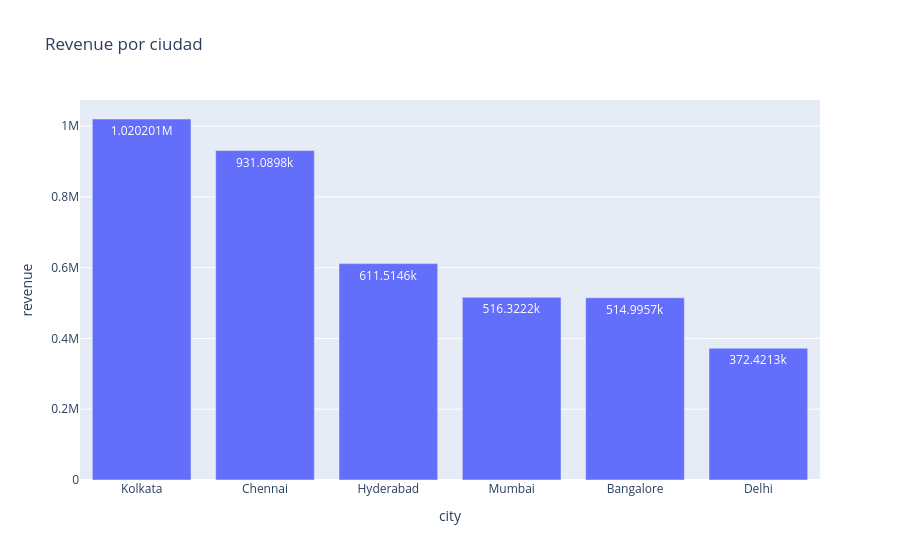

Notebook code cell kept with this figure:
### Code cell
fig = px.bar(
    city_sales,
    x="city",
    y="revenue",
    title="Revenue por ciudad",
    text_auto=True
)
fig.show()

### Figure 1 — Plotly figure (JSON) as saved in the notebook; plotly's stock layout.template omitted (floating-point values rounded to 4 significant figures)
{"data": [{"hovertemplate": "city=%{x}<br>revenue=%{y}<extra></extra>", "legendgroup": "", "marker": {"color": "#636efa", "pattern": {"shape": ""}}, "name": "", "orientation": "v", "showlegend": false, "textposition": "auto", "texttemplate": "%{y}", "type": "bar", "x": ["Kolkata", "Chennai", "Hyderabad", "Mumbai", "Bangalore", "Delhi"], "xaxis": "x", "y": [1020000.0, 931100.0, 611500.0, 516300.0, 515000.0, 372400.0], "yaxis": "y"}], "layout": {"barmode": "relative", "legend": {"tracegroupgap": 0}, "title": {"text": "Revenue por ciudad"}, "xaxis": {"anchor": "y", "domain": [0, 1], "title": {"text": "city"}}, "yaxis": {"anchor": "x", "domain": [0, 1], "title": {"text": "revenue"}}}}
